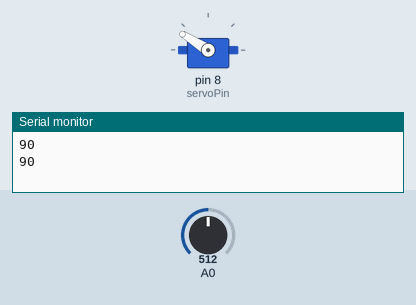
Bench run of a sketch on a simulated Arduino Uno, built with avr-gcc and run on an emulated ATmega328P. Parts: servo, the last lines printed to the serial monitor. Inputs (shaded band) come from the test bench; at power-on: A0 = 512.

Above: at 1.7 s.
1.8 s: A0 set to 985
At 2.28 s:
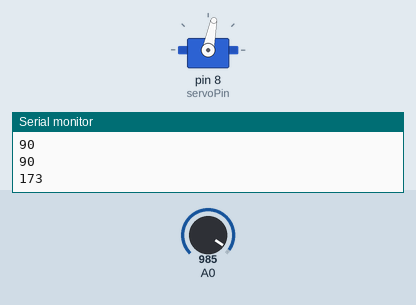
5.7 s: A0 set to 1016
At 7.7 s:
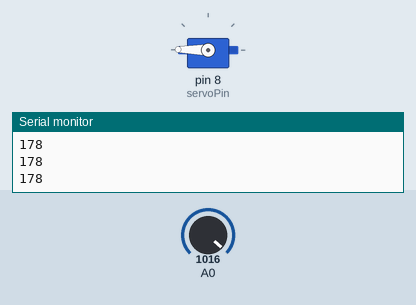
8.0 s: A0 set to 900
At 8.16 s:
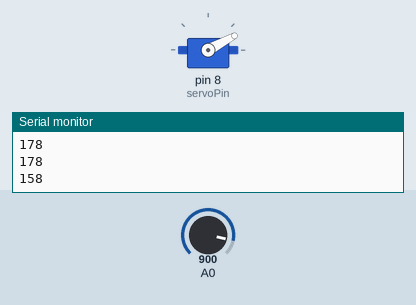
Timing chart, 0 to 17.5 s (numbered marks = the images above; inputs shaded):
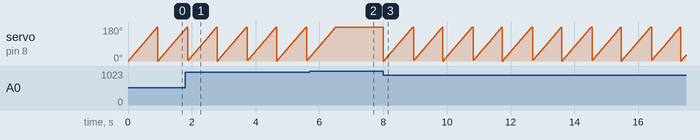

Measured:
- the behaviour switches between 1000 and 1001 on A0 (found by bisection; images 1 and 2)
- after the input at 5.7 s, servo on pin 8 (servoPin): goes on until 6.5 s, then stays 179°
- after the input at 8.0 s, servo on pin 8 (servoPin): ramps from 0° to 179° and jumps back, once every 0.93 s
- by itself, servo on pin 8 (servoPin): ramps from 0° to 179° and jumps back, once every 0.93 s

The sketch:

servo_heart.ino
```cpp
#include<Servo.h>
Servo myservo;
int servoPin=8;
int prev=450;
void setup()
{
  myservo.attach(servoPin);
  Serial.begin(9600);
}
void loop()
{
  int value=analogRead(A0);
  value=map(value,0,1023,0,180);
  Serial.println(value);
  if(value<176)
  {
   for(int i=0;i<180;i++)
     {
    myservo.write(i);
    delay(5);
     }
  }
  delay(20);
}
```
